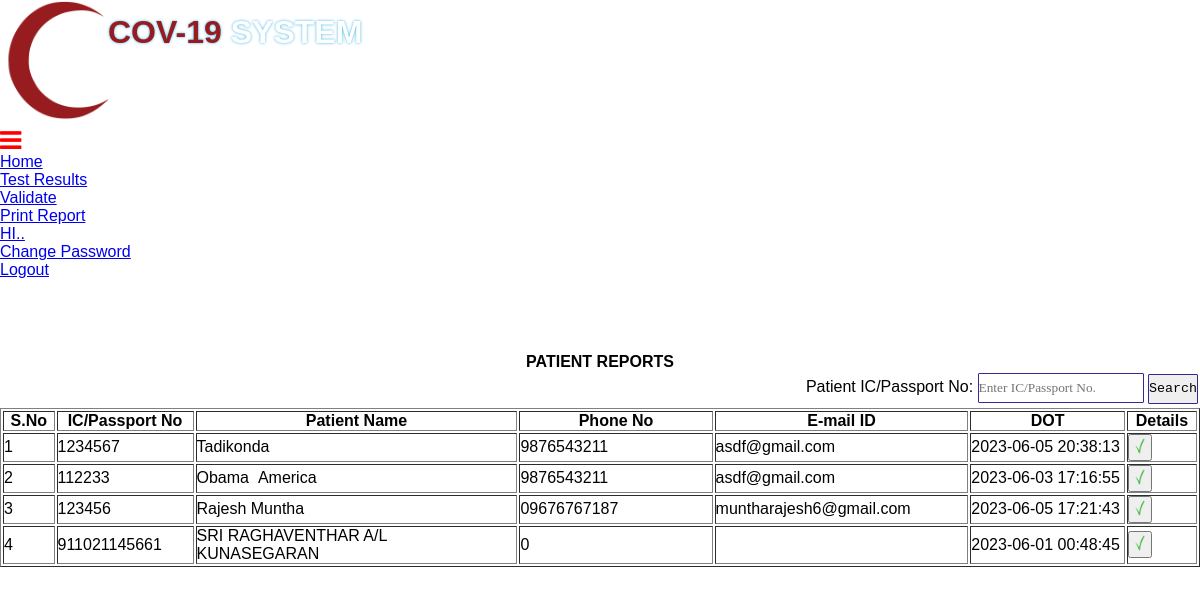
Page /patient_report.php on the committed database.
### tables this page shows
CREATE TABLE `patient` (
  `id` int(11) NOT NULL AUTO_INCREMENT,
  `f_name` varchar(100) NOT NULL,
  `l_name` varchar(200) NOT NULL,
  `gender` varchar(100) NOT NULL,
  `dob` varchar(100) NOT NULL,
  `icno` varchar(100) NOT NULL,
  `validation` varchar(100) NOT NULL,
  `phno` varchar(100) NOT NULL,
  `email` varchar(100) NOT NULL,
  `address` varchar(200) NOT NULL,
  `street` varchar(200) NOT NULL,
  `pincode` varchar(100) NOT NULL,
  `state` varchar(100) NOT NULL,
  `t_type` varchar(100) NOT NULL,
  `t_location` varchar(100) NOT NULL,
  `rm_online` varchar(100) NOT NULL,
  `rm_cash` varchar(100) NOT NULL,
  `p_mode` varchar(100) NOT NULL,
  `p_id` varchar(100) NOT NULL,
  `p_ref` varchar(100) NOT NULL,
  `reg_date` varchar(100) NOT NULL,
  `author` varchar(100) NOT NULL,
  `status` int(11) NOT NULL DEFAULT 0,
  `sys_date` varchar(100) NOT NULL,
  `time` timestamp NOT NULL DEFAULT current_timestamp() ON UPDATE current_timestamp(),
  PRIMARY KEY (`id`)
);

### patient_report.php (the view, shortened to what this page needs)
<?php
include_once("header_doctor.php");
include_once("conn.php");
?>
<!DOCTYPE html>
<html>
<head>
</head>
    <div class="outer-scontainer">
        <div class="row" align='center'>
        <table width="1200">
        <tr>
          <td align="center"><strong>PATIENT REPORTS</strong></td>
        <tr>
        	<td align="right">
           <form action="" method="post" >
               Patient IC/Passport No:
                 <input type="text" class="tb1" name="icno" placeholder="Enter IC/Passport No.">
                <input type="submit" class="tb2" name="submit" value="Search">
            </form>
            </td>
        </table>
               <?php
			   $i=1;
			   $icno = $_POST['icno'];
            $sqlSelect = mysqli_query($conn, "SELECT * FROM patient where icno like '%".$icno."%' order by id desc LIMIT 15");
               ?>
            <table align='center' border="1" width="1200">
            <thead>
                <tr>
                	<th width='40'>S.No</th>
                    <th width='100'>IC/Passport No</th>
                    <th width='250'>Patient Name</th>
                    <th width='150'>Phone No</th>
                    <th width='150'>E-mail ID</th>
					<th width="120">DOT</th>
                    <th width='40'>Details</th>
                </tr>
            </thead>
<?php
                while ($row = mysqli_fetch_array($sqlSelect)) {
                    ?>
                <tbody>
                <tr>
                <td><?php  echo $i; ?></td>
                <td><?php  echo strtoupper($row['icno']); ?></td>
                <td><?php  echo $row['f_name']. '&nbsp;'.$row['l_name'];?></td>
               <td><?php  echo $row['phno']; ?></td>
                    <td><?php  echo $row['email']; ?></td>
                    <td><?php  echo $row['time'];?></td>
                   <td><a href="patient_view.php?id=<?php echo $row["id"]; ?>" target="_blank"><button><img src="img/correct.gif" width="20" height="20"></button></td>
                </tr>
                    <?php
					$i++;
                }
                ?>
                </tbody>
        </table>
    </div>
</body>
</html>

### header_doctor.php (shortened to what this page needs)
<!doctype html>
<html lang="en">
	<head>
        <link rel="stylesheet" href="https://maxcdn.bootstrapcdn.com/font-awesome/4.4.0/css/font-awesome.min.css">
        <link rel="stylesheet" href="https://cdnjs.cloudflare.com/ajax/libs/font-awesome/4.7.0/css/font-awesome.min.css">
		<link rel="stylesheet" href="https://cdnjs.cloudflare.com/ajax/libs/font-awesome/4.7.0/css/font-awesome.min.css">
<link rel="stylesheet" href="css/style.css">
</head>
     </head>
     <body>
     	<header>
        <div class="logo">
        <h1 class="logo-text"><img src="img/h_logo.png" width="10%"> <span class="logo-text2" style="color: #fff !important;position: absolute; left: 108px; top: 14px;"><span style="color: #961c1f;">
        <head>
          COV-19 </span>
        </head>SYSTEM</span></h1>
        </div>
        <i class="fa fa-bars menu-toggle" style="font-size:25px;color:red"></i>
        <ul class="nav">
        	<li><a href="doctor.php? = Staff Home Page">Home</a></li>
            <li><a href="#">Test Results</a>
            <ul style="left: 0px">
                    	<li><a href="patient_data_level_doctor.php? = Patient Details">Validate</a></li>
                        <li><a href="#">Print Report</a></li>
                 </ul>
              </li>
            <li><a href="#">
            <?php
									echo "HI..".$_SESSION['user_id']."<br/>";
							?>
            </a>
            	<ul><li><a href="reset.php?=Passwor Reset">Change Password</a></li>
                    <li><a href="logout.php">Logout</a></li>
                 </ul>
            </li>
        </ul>
        </header>
        </body>
        </html>

### css/style.css (style rules this page uses)
* { box-sizing: border-box; }
* { padding: 0px; margin: 0px; font-family: 'poppins', sans-serif; }

### header_doctor.php (style rules this page uses)
h1 { text-shadow: 0 0 3px #3db2e1; }

### patient_report.php (style rules this page uses)
.tb1 { -webkit-border-radius: 5px; -moz-border-radius: 5px; border-radius: 1px; border: 1.5px solid #332b92; font-family: "Cambria"; outline:0; height:30px; }
.tb2 { -webkit-border-radius: 1px; -moz-border-radius: 1px; border-radius: 1px; border: 1.5px solid #332b92; font-family: "Cambria", Courier, monospace; outline:0; height:30px; width: 50px; }

### rows in the picture
patient: icno "1234567", f_name "Tadikonda", phno "9876543211", email "asdf@gmail.com", time "2023-06-05 20:38:13"
patient: icno "112233", f_name "Obama", l_name "America", phno "9876543211", email "asdf@gmail.com", time "2023-06-03 17:16:55"
patient: icno "123456", f_name "Rajesh", l_name "Muntha", phno "09676767187", email "muntharajesh6@gmail.com", time "2023-06-05 17:21:43"
patient: icno "911021145661", f_name "SRI RAGHAVENTHAR A/L KUNASEGARAN", phno "0", time "2023-06-01 00:48:45"
